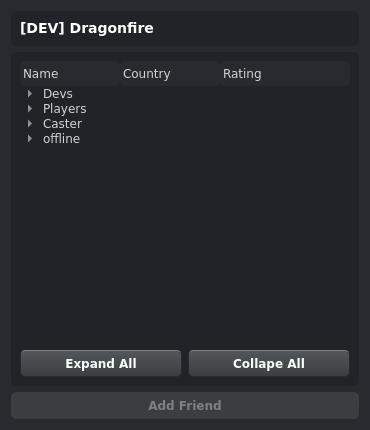
<?xml version="1.0" encoding="UTF-8"?>
<ui version="4.0">
 <class>Dialog</class>
 <widget class="QDialog" name="Dialog">
  <property name="geometry">
   <rect>
    <x>0</x>
    <y>0</y>
    <width>370</width>
    <height>430</height>
   </rect>
  </property>
  <property name="windowTitle">
   <string>Friendlist</string>
  </property>
  <property name="styleSheet">
   <string notr="true">QDialog {
	background-color: #272b30;
    color: lightgrey;
}

* {
	color: lightgrey;
   font-family: Verdana;
   border-radius: 5px;
}

QHeaderView::section {
    background: #272b30;
    border-radius: 5px;
    padding: 3px;
}

QPushButton {
	background-color: qlineargradient(spread:pad, x1:0, y1:0, x2:0, y2:1, stop:0 #52575c, stop:1 #3A3E41);
	color:#ffffff;
   font-weight: bold;
	padding:5px;
    border:1px solid #272b30;
    border-radius: 5px;
	border-top-color: grey;
}


QPushButton:disabled {
	background-color: #3a3e41;
	color: grey;
   border: 1px solid #3a3e41;;
}

QPushButton:hover {
	color: #3a3f44;
  background-color: #e6e6e6;
}

QFrame {
	background-color: #202328;
	alternate-background-color: #2e3236;
}</string>
  </property>
  <layout class="QVBoxLayout" name="verticalLayout_3" stretch="0,0,0">
   <item>
    <widget class="QFrame" name="frame_2">
     <property name="styleSheet">
      <string notr="true">QLabel {
	font-size: 14px;
	font-weight: bold;
   color: #fff;
}</string>
     </property>
     <property name="frameShape">
      <enum>QFrame::Panel</enum>
     </property>
     <property name="frameShadow">
      <enum>QFrame::Raised</enum>
     </property>
     <property name="lineWidth">
      <number>2</number>
     </property>
     <layout class="QVBoxLayout" name="verticalLayout_2">
      <item>
       <widget class="QLabel" name="label">
        <property name="text">
         <string>[DEV] Dragonfire</string>
        </property>
       </widget>
      </item>
     </layout>
    </widget>
   </item>
   <item>
    <widget class="QFrame" name="frame">
     <property name="frameShape">
      <enum>QFrame::Panel</enum>
     </property>
     <property name="frameShadow">
      <enum>QFrame::Raised</enum>
     </property>
     <property name="lineWidth">
      <number>2</number>
     </property>
     <layout class="QGridLayout" name="gridLayout">
      <item row="1" column="1">
       <widget class="QPushButton" name="pushButton_3">
        <property name="text">
         <string>Collape All</string>
        </property>
       </widget>
      </item>
      <item row="1" column="0">
       <widget class="QPushButton" name="pushButton_2">
        <property name="text">
         <string>Expand All</string>
        </property>
       </widget>
      </item>
      <item row="0" column="0" colspan="2">
       <widget class="QTreeWidget" name="treeWidget">
        <column>
         <property name="text">
          <string>Name</string>
         </property>
        </column>
        <column>
         <property name="text">
          <string>Country</string>
         </property>
        </column>
        <column>
         <property name="text">
          <string>Rating</string>
         </property>
        </column>
        <item>
         <property name="text">
          <string>Devs</string>
         </property>
         <property name="text">
          <string/>
         </property>
         <property name="text">
          <string/>
         </property>
         <item>
          <property name="text">
           <string>Zep</string>
          </property>
          <property name="text">
           <string>ba</string>
          </property>
          <property name="text">
           <string>1800</string>
          </property>
         </item>
         <item>
          <property name="text">
           <string>Pip</string>
          </property>
          <property name="text">
           <string>ru</string>
          </property>
          <property name="text">
           <string>1300</string>
          </property>
         </item>
         <item>
          <property name="text">
           <string>Brute61</string>
          </property>
          <property name="text">
           <string>os</string>
          </property>
          <property name="text">
           <string/>
          </property>
         </item>
        </item>
        <item>
         <property name="text">
          <string>Players</string>
         </property>
         <property name="text">
          <string/>
         </property>
         <property name="text">
          <string/>
         </property>
         <item>
          <property name="text">
           <string>Sheppard</string>
          </property>
          <property name="text">
           <string>de</string>
          </property>
          <property name="text">
           <string>2000</string>
          </property>
         </item>
        </item>
        <item>
         <property name="text">
          <string>Caster</string>
         </property>
         <property name="text">
          <string/>
         </property>
         <property name="text">
          <string/>
         </property>
         <item>
          <property name="text">
           <string>RA_ZLO</string>
          </property>
          <property name="text">
           <string>ru</string>
          </property>
          <property name="text">
           <string>2200</string>
          </property>
         </item>
         <item>
          <property name="text">
           <string>Gyle</string>
          </property>
          <property name="text">
           <string>en</string>
          </property>
          <property name="text">
           <string>1200</string>
          </property>
         </item>
        </item>
        <item>
         <property name="text">
          <string>offline</string>
         </property>
         <property name="text">
          <string/>
         </property>
         <property name="text">
          <string/>
         </property>
         <item>
          <property name="text">
           <string>Sulo</string>
          </property>
          <property name="text">
           <string>de</string>
          </property>
          <property name="text">
           <string>1100</string>
          </property>
         </item>
         <item>
          <property name="text">
           <string>Skalar</string>
          </property>
          <property name="text">
           <string>pol</string>
          </property>
          <property name="text">
           <string>900</string>
          </property>
         </item>
        </item>
       </widget>
      </item>
     </layout>
    </widget>
   </item>
   <item>
    <widget class="QPushButton" name="pushButton">
     <property name="enabled">
      <bool>false</bool>
     </property>
     <property name="text">
      <string>Add Friend</string>
     </property>
    </widget>
   </item>
  </layout>
 </widget>
 <resources/>
 <connections>
  <connection>
   <sender>pushButton_2</sender>
   <signal>clicked()</signal>
   <receiver>treeWidget</receiver>
   <slot>expandAll()</slot>
   <hints>
    <hint type="sourcelabel">
     <x>97</x>
     <y>357</y>
    </hint>
    <hint type="destinationlabel">
     <x>106</x>
     <y>177</y>
    </hint>
   </hints>
  </connection>
  <connection>
   <sender>pushButton_3</sender>
   <signal>clicked()</signal>
   <receiver>treeWidget</receiver>
   <slot>collapseAll()</slot>
   <hints>
    <hint type="sourcelabel">
     <x>278</x>
     <y>359</y>
    </hint>
    <hint type="destinationlabel">
     <x>234</x>
     <y>214</y>
    </hint>
   </hints>
  </connection>
 </connections>
</ui>
